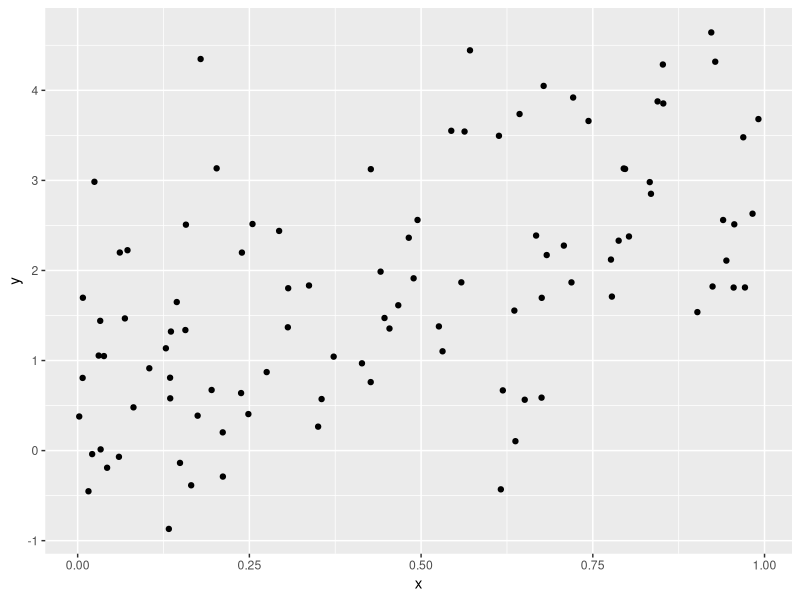

Here is the R script that generated this plot:
## ---- chunk 1
library(tidyverse)

plot_df = 
  tibble(
    x = runif(100),
    y = 1+2*x + rnorm(100)
  )
plot_df |>
  ggplot(aes(x = x, y = y))+
  geom_point()
